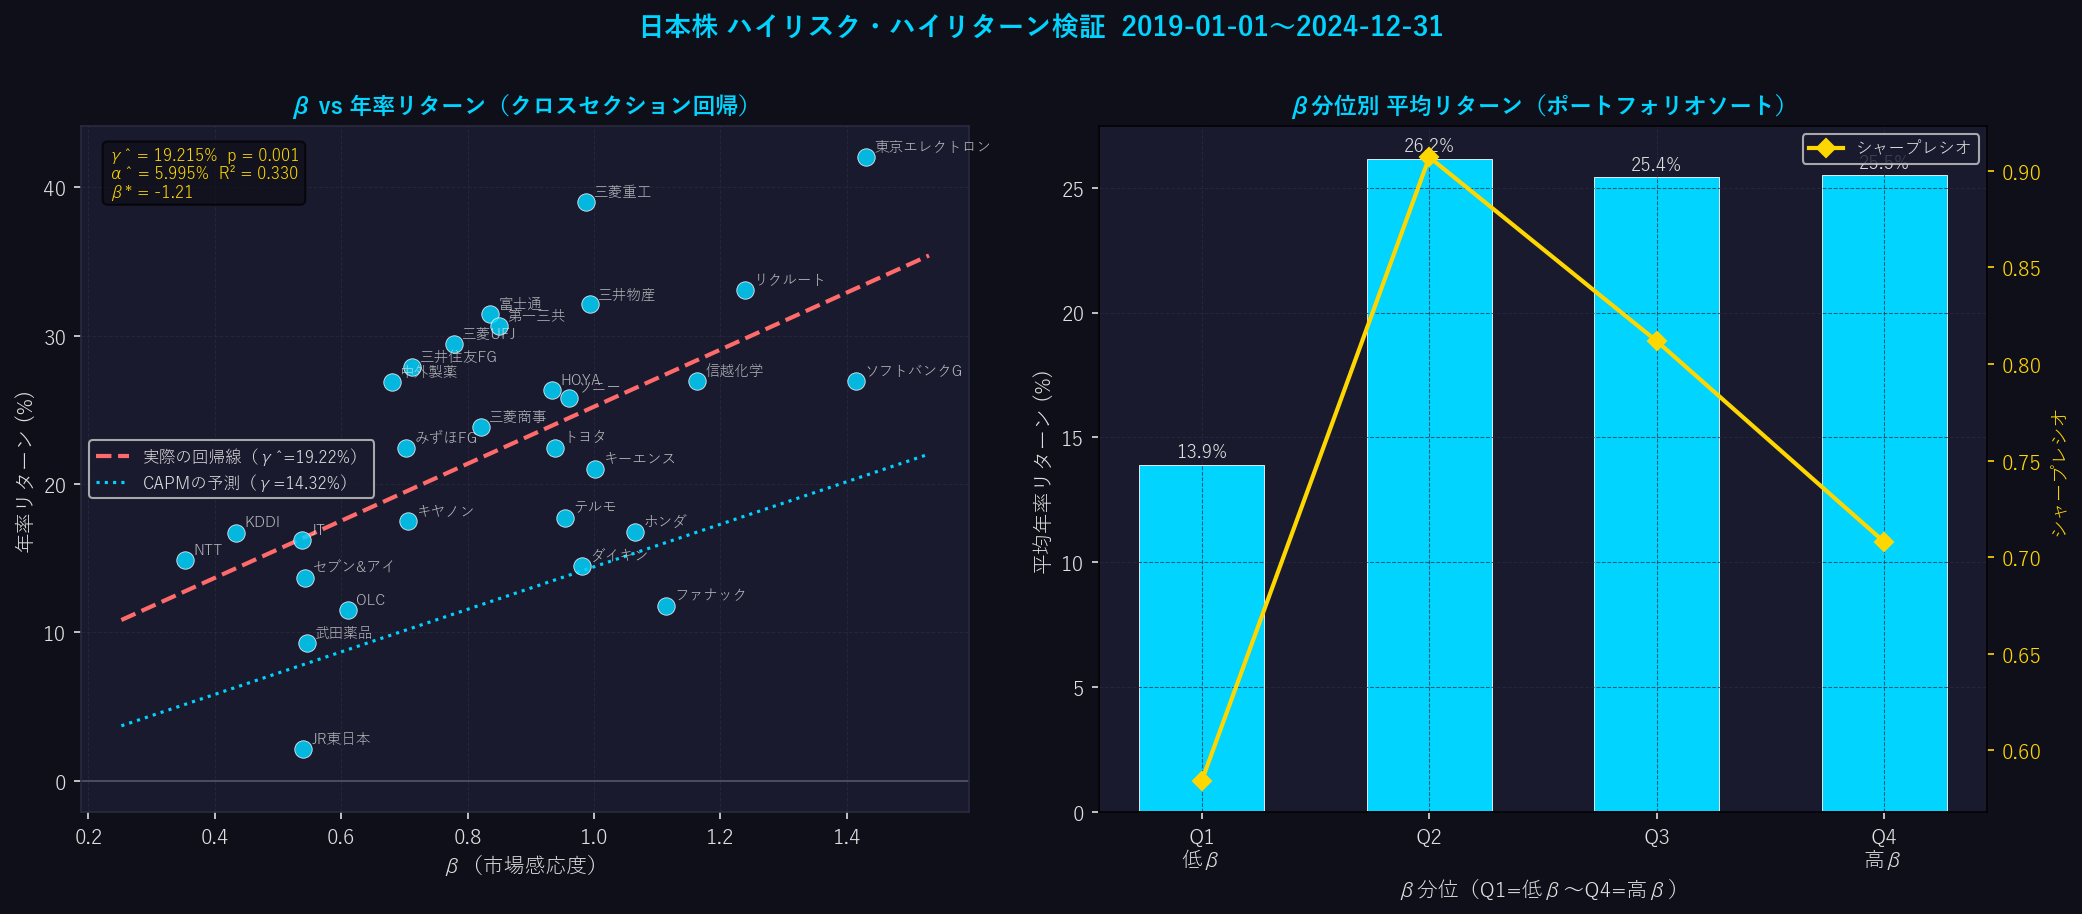

This chart was generated by the following Python code:
"""
================================================
日本株：ハイリスク・ハイリターン検証
クロスセクション回帰分析（2段階）
================================================
実行前にインストール:
    pip install yfinance pandas numpy scipy statsmodels matplotlib

実行:
    python japan_risk_return.py
"""

import warnings
warnings.filterwarnings("ignore")
import numpy as np
import pandas as pd
import matplotlib.pyplot as plt
import yfinance as yf
from scipy import stats

# =============================================
# 設定（自由に変更してください）
# =============================================
TICKERS = [
    "7203.T",  # トヨタ
    "6758.T",  # ソニー
    "8306.T",  # 三菱UFJ
    "9984.T",  # ソフトバンクG
    "6861.T",  # キーエンス
    "8035.T",  # 東京エレクトロン
    "4063.T",  # 信越化学
    "7741.T",  # HOYA
    "9433.T",  # KDDI
    "4519.T",  # 中外製薬
    "8058.T",  # 三菱商事
    "6367.T",  # ダイキン
    "7267.T",  # ホンダ
    "9432.T",  # NTT
    "4502.T",  # 武田薬品
    "8316.T",  # 三井住友FG
    "6954.T",  # ファナック
    "4661.T",  # オリエンタルランド
    "2914.T",  # JT
    "9020.T",  # JR東日本
    "7751.T",  # キヤノン
    "6098.T",  # リクルート
    "4543.T",  # テルモ
    "8031.T",  # 三井物産
    "6702.T",  # 富士通
    "7011.T",  # 三菱重工
    "4568.T",  # 第一三共
    "9613.T",  # NTTデータ
    "3382.T",  # セブン&アイ
    "8411.T",  # みずほFG
]

NAME_MAP = {
    "7203.T":"トヨタ",        "6758.T":"ソニー",
    "8306.T":"三菱UFJ",       "9984.T":"ソフトバンクG",
    "6861.T":"キーエンス",    "8035.T":"東京エレクトロン",
    "4063.T":"信越化学",      "7741.T":"HOYA",
    "9433.T":"KDDI",          "4519.T":"中外製薬",
    "8058.T":"三菱商事",      "6367.T":"ダイキン",
    "7267.T":"ホンダ",        "9432.T":"NTT",
    "4502.T":"武田薬品",      "8316.T":"三井住友FG",
    "6954.T":"ファナック",    "4661.T":"OLC",
    "2914.T":"JT",            "9020.T":"JR東日本",
    "7751.T":"キヤノン",      "6098.T":"リクルート",
    "4543.T":"テルモ",        "8031.T":"三井物産",
    "6702.T":"富士通",        "7011.T":"三菱重工",
    "4568.T":"第一三共",      "9613.T":"NTTデータ",
    "3382.T":"セブン&アイ",   "8411.T":"みずほFG",
}

BENCHMARK = "^N225"       # ベンチマーク（日経225）
RF_ANNUAL = 0.001         # 無リスク金利（年率0.1%）
START     = "2019-01-01"
END       = "2024-12-31"

# =============================================
# 1. データ取得
# =============================================
print("="*55)
print("  日本株 ハイリスク・ハイリターン検証")
print("="*55)
print(f"\nデータ取得中... ({START} 〜 {END})")

all_tickers = TICKERS + [BENCHMARK]
raw = yf.download(all_tickers, start=START, end=END,
                  auto_adjust=True, progress=False)["Close"]
raw = raw.dropna(axis=1, thresh=int(len(raw) * 0.8))
available = [t for t in TICKERS if t in raw.columns]
print(f"取得成功: {len(available)} 銘柄\n")

returns   = raw[available].pct_change().dropna()
bench_ret = raw[BENCHMARK].pct_change().dropna()
rf_daily  = RF_ANNUAL / 252

# =============================================
# 2. 第1段階：時系列回帰でβを推定
# =============================================
print("第1段階：各銘柄のβを時系列回帰で推定中...")
results = {}
for ticker in available:
    r = returns[ticker].dropna()
    b = bench_ret.reindex(r.index).dropna()
    r = r.reindex(b.index)

    slope, intercept, *_ = stats.linregress(b - rf_daily, r - rf_daily)

    ann_ret = r.mean() * 252
    ann_vol = r.std() * np.sqrt(252)
    sharpe  = (ann_ret - RF_ANNUAL) / ann_vol if ann_vol > 0 else np.nan

    cum = (1 + r).cumprod()
    mdd = ((cum - cum.cummax()) / cum.cummax()).min()

    results[ticker] = {
        "名前":             NAME_MAP.get(ticker, ticker),
        "β":               round(slope, 3),
        "α_daily(%)":      round(intercept * 100, 4),
        "年率リターン(%)":  round(ann_ret * 100, 2),
        "年率ボラティリティ(%)": round(ann_vol * 100, 2),
        "シャープレシオ":   round(sharpe, 3),
        "最大DD(%)":       round(mdd * 100, 2),
    }

df = pd.DataFrame(results).T
for col in ["β","年率リターン(%)","年率ボラティリティ(%)","シャープレシオ","最大DD(%)"]:
    df[col] = pd.to_numeric(df[col])

df_show = df.set_index("名前").drop(columns=["α_daily(%)"])
print("\n【銘柄別指標（β昇順）】")
pd.set_option("display.float_format", "{:.2f}".format)
pd.set_option("display.width", 100)
print(df_show.sort_values("β").to_string())

# =============================================
# 3. 第2段階：クロスセクション回帰
# =============================================
print("\n" + "="*55)
print("  第2段階：クロスセクション回帰")
print("="*55)

x = df["β"].values.astype(float)
y = df["年率リターン(%)"].values.astype(float)
mask = ~(np.isnan(x) | np.isnan(y))
x, y = x[mask], y[mask]

slope2, intercept2, r_val, p_val, std_err = stats.linregress(x, y)

bench_ann  = bench_ret.mean() * 252
gamma_capm = (bench_ann - RF_ANNUAL) * 100

print(f"\n  回帰式: R = {intercept2:.3f} + {slope2:.3f} × β")
print(f"\n  推定γ̂（傾き）       : {slope2:.4f} %")
print(f"  推定α̂（切片）       : {intercept2:.4f} %")
print(f"  R²                  : {r_val**2:.4f}  （{r_val**2*100:.1f}% 説明）")
print(f"  p値                 : {p_val:.4f}")
print(f"  CAPMの予測γ         : {gamma_capm:.4f} %")
print(f"  無リスク金利（年率） : {RF_ANNUAL*100:.2f} %")

# β*計算
denom = gamma_capm - slope2
if abs(denom) > 1e-6:
    beta_star = (intercept2 - RF_ANNUAL * 100) / denom
else:
    beta_star = float('inf')

beta_min, beta_max = x.min(), x.max()
print(f"\n  β* （交差点）       : {beta_star:.3f}")
print(f"  銘柄βの範囲         : {beta_min:.2f} 〜 {beta_max:.2f}")

# ケース判定
if 0 < beta_star <= beta_max:
    case = f"ケースA：交差点(β*={beta_star:.2f})が第1象限内"
    case_detail = f"β≈{beta_star:.2f}を境に損得が逆転する"
elif beta_star <= 0:
    case = "ケースB：交差点がβ≤0の領域"
    case_detail = "観測範囲全域で実際リターンがCAPM予測を下回る傾向"
else:
    case = "交差点がβの観測範囲外（右側）"
    case_detail = "観測範囲内では実際リターンがCAPM予測を上回り続ける"

print(f"  ケース判定          : {case}")

# =============================================
# 4. 総合解釈
# =============================================
print("\n" + "="*55)
print("  総合解釈")
print("="*55)

if slope2 > 0 and p_val < 0.05:
    g_eval = "正かつ有意（p<0.05）→ ハイリスク・ハイリターンの傾向あり"
elif slope2 > 0 and p_val < 0.10:
    g_eval = "正だが弱い有意（p<0.10）→ 傾向はあるが確信度は低い"
elif slope2 > 0:
    g_eval = "正だが有意でない → 傾向は見えるが偶然の可能性を排除できない"
else:
    g_eval = "負かつ有意 → 逆転（低リスク・高リターン）"
print(f"  γ̂の評価   : {g_eval}")

ratio = slope2 / gamma_capm if abs(gamma_capm) > 1e-6 else float('inf')
if ratio < 0.5:
    s_eval = f"CAPMの予測の{ratio*100:.0f}%水準 → ハイリスクの割に報われていない（弱い成立）"
elif ratio < 1.3:
    s_eval = f"CAPMの予測の{ratio*100:.0f}%水準 → 概ね整合"
else:
    s_eval = f"CAPMの予測の{ratio*100:.0f}%水準 → リスクが強く報われている"
print(f"  γ̂の大きさ : {s_eval}")
print(f"  R²の評価   : {r_val**2:.4f} → βの説明力は{'低い' if r_val**2 < 0.1 else '中程度' if r_val**2 < 0.3 else '高い'}")
print(f"  β*の解釈   : {case_detail}")

# =============================================
# 5. 可視化
# =============================================
plt.rcParams["font.family"] = ["Hiragino Sans","Yu Gothic","Meiryo","sans-serif"]
fig, axes = plt.subplots(1, 2, figsize=(14, 6))
fig.patch.set_facecolor("#0f0f1a")

for ax in axes:
    ax.set_facecolor("#1a1a2e")
    ax.tick_params(colors="#e0e0e0")
    ax.xaxis.label.set_color("#e0e0e0")
    ax.yaxis.label.set_color("#e0e0e0")
    for spine in ax.spines.values():
        spine.set_edgecolor("#2a2a3e")
    ax.grid(color="#2a2a3e", linestyle="--", linewidth=0.5, alpha=0.7)

# --- 左：散布図＋回帰線 ---
ax1 = axes[0]
names = [NAME_MAP.get(t, t) for t in df.index]
ax1.scatter(x, y, color="#00d4ff", s=70, alpha=0.85,
            edgecolors="#ffffff", linewidths=0.4, zorder=3)
for i, name in enumerate([n for n, m in zip(
        [NAME_MAP.get(t,t) for t in df.index], mask) if m]):
    ax1.annotate(name, (x[i], y[i]), fontsize=7, color="#e0e0e0",
                 alpha=0.8, xytext=(4, 3), textcoords="offset points")

x_line = np.linspace(x.min() - 0.1, x.max() + 0.1, 100)
ax1.plot(x_line, slope2 * x_line + intercept2,
         color="#ff6b6b", linewidth=2, linestyle="--",
         label=f"実際の回帰線（γ̂={slope2:.2f}%）")
ax1.plot(x_line, gamma_capm * x_line + RF_ANNUAL * 100,
         color="#00d4ff", linewidth=1.5, linestyle=":",
         label=f"CAPMの予測（γ={gamma_capm:.2f}%）")

ax1.axhline(0, color="#555566", linewidth=0.8)
ax1.set_xlabel("β（市場感応度）")
ax1.set_ylabel("年率リターン (%)")
ax1.set_title("β vs 年率リターン（クロスセクション回帰）",
              color="#00d4ff", fontsize=11, fontweight="bold")
ax1.legend(fontsize=8, facecolor="#1a1a2e", labelcolor="#e0e0e0")

info = (f"γ̂ = {slope2:.3f}%  p = {p_val:.3f}\n"
        f"α̂ = {intercept2:.3f}%  R² = {r_val**2:.3f}\n"
        f"β* = {beta_star:.2f}")
ax1.text(0.03, 0.97, info, transform=ax1.transAxes,
         fontsize=8, color="#ffd700", verticalalignment="top",
         bbox=dict(boxstyle="round", facecolor="#0f0f1a", alpha=0.7))

# --- 右：β分位別平均リターン ---
ax2 = axes[1]
df_valid = df.dropna(subset=["β","年率リターン(%)"])
df_valid["分位"] = pd.qcut(df_valid["β"], q=4,
                            labels=["Q1\n低β","Q2","Q3","Q4\n高β"])
group = df_valid.groupby("分位", observed=True).agg(
    平均リターン=("年率リターン(%)", "mean"),
    平均シャープ=("シャープレシオ", "mean"),
)
colors = ["#00d4ff" if v >= 0 else "#ff6b6b"
          for v in group["平均リターン"]]
bars = ax2.bar(group.index, group["平均リターン"],
               color=colors, edgecolor="#ffffff",
               linewidth=0.4, width=0.55)
for bar, val in zip(bars, group["平均リターン"]):
    ax2.text(bar.get_x() + bar.get_width()/2,
             bar.get_height() + (0.3 if val >= 0 else -0.8),
             f"{val:.1f}%", ha="center", color="#e0e0e0", fontsize=9)

ax2_r = ax2.twinx()
ax2_r.plot(group.index, group["平均シャープ"],
           color="#ffd700", marker="D", linewidth=2,
           markersize=6, label="シャープレシオ")
ax2_r.set_ylabel("シャープレシオ", color="#ffd700", fontsize=9)
ax2_r.tick_params(colors="#ffd700")
ax2_r.legend(loc="upper right", fontsize=8,
             facecolor="#1a1a2e", labelcolor="#e0e0e0")
ax2.axhline(0, color="#555566", linewidth=0.8)
ax2.set_xlabel("β分位（Q1=低β〜Q4=高β）")
ax2.set_ylabel("平均年率リターン (%)")
ax2.set_title("β分位別 平均リターン（ポートフォリオソート）",
              color="#00d4ff", fontsize=11, fontweight="bold")

fig.suptitle(f"日本株 ハイリスク・ハイリターン検証  {START}〜{END}",
             color="#00d4ff", fontsize=13, fontweight="bold", y=1.01)
plt.tight_layout()
plt.savefig("japan_risk_return.png", dpi=150, bbox_inches="tight",
            facecolor=fig.get_facecolor())
print("\n  → グラフ保存: japan_risk_return.png")
plt.show()
